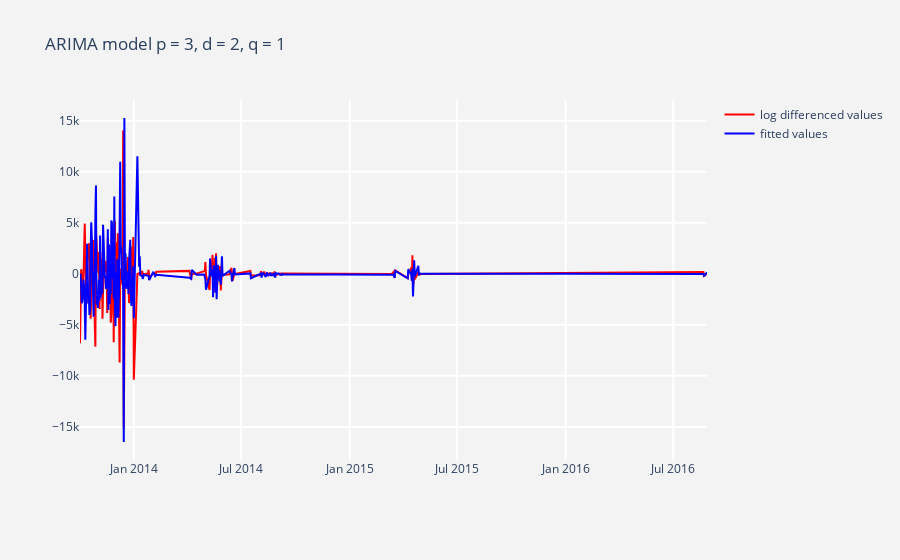

This figure's notebook cell:
### Code cell
arima_model(log_ts_fare,3,2,1)

### Figure 1 — Plotly figure (JSON) as saved in the notebook; plotly's stock layout.template omitted (floating-point values rounded to 4 significant figures; data arrays with more than 128 entries replaced by an {"elided": "..."} marker saying what was removed)
{"data": [{"marker": {"color": "red", "line": {"width": 1}}, "mode": "lines", "name": "log differenced values", "type": "scatter", "x": {"elided": "198 str values"}, "y": {"elided": "198 float values"}}, {"marker": {"color": "blue", "line": {"width": 1}}, "mode": "lines", "name": "fitted values", "type": "scatter", "x": {"elided": "197 str values"}, "y": {"elided": "197 float values"}}], "layout": {"margin": {"b": 100}, "paper_bgcolor": "rgb(243,243,243)", "plot_bgcolor": "rgb(243,243,243)", "title": {"text": "ARIMA model p = 3, d = 2, q = 1"}, "xaxis": {"gridcolor": "rgb(255, 255, 255)", "gridwidth": 2, "ticklen": 5, "zerolinewidth": 1}, "yaxis": {"gridcolor": "rgb(255, 255, 255)", "gridwidth": 2, "ticklen": 5, "zerolinewidth": 1}}}
